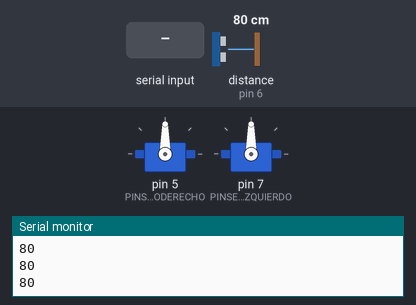
A sketch run on a simulated Arduino Uno, built with avr-gcc and run on an emulated ATmega328P. Parts: 2 × servo, the last lines printed to the serial monitor. Wiring (inferred from the names in the program): ultrasonic range finder: trigger pin 8; echo pin 6. The test bench sets the inputs (shaded band); at power-on: distance to the obstacle (sensor on pin 6) 80 cm. The echo pulse lasts 58.3 µs per cm.

Above: at 1.2 s.
1.3 s: "w" received over Serial
At 2.1 s:
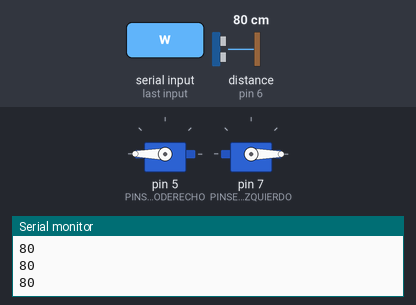
3.1 s: "s" received over the second serial link
At 4.1 s:
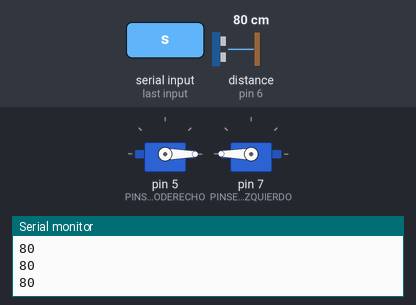
4.7 s: "a" received over Serial
At 6.0 s:
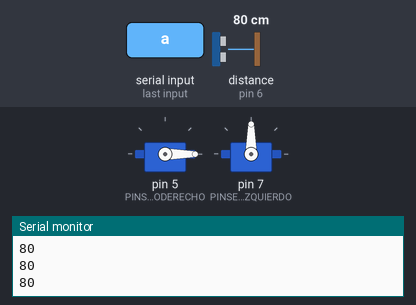
6.3 s: "d" received over the second serial link
At 7.0 s:
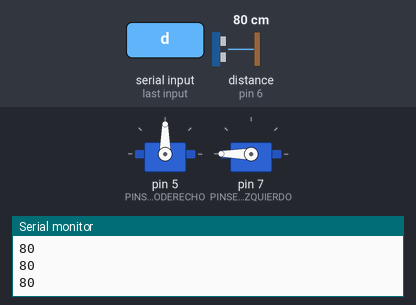
7.9 s: distance to the obstacle (sensor on pin 6) set to 8 cm
9.4 s: distance to the obstacle (sensor on pin 6) set to 5 cm
At 9.91 s:
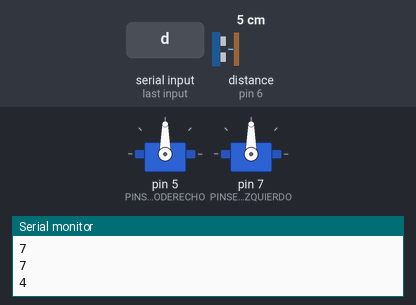
Timing chart, 0 to 12.4 s (numbered marks = the images above; inputs shaded):
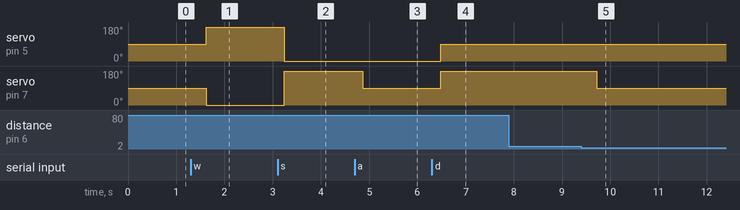

The sketch:

Proy_Laboratorio.ino
```cpp
/*
Laboratorio #2 de programación.
Hecho por Maria José Arbelaez y Juan Esteban Gallego
Robot inalámbrico denominado Poppet
21/02/2019
*/
#include <Servo.h> //Librería del Servo
#include <SoftwareSerial.h>//Librería Bluetooth

#define PINSERVODERECHO 5 //pin del servo derecho como 5
#define PINSERVOIZQUIERDO 7 //pin del servo derecho como 7
#define PinTX_BT 10 //Pin del Tx del Bluetooth
#define PinRX_BT 9 //Pin del Tx del Bluetooth
#define Pin_Echo 6  //Pin Echo del Ultrasonido
#define Pin_Trigger 8 // Pin Trigger del Ultrasonido


long duracion, dist; // Variables tipo float para el Ultrasonido
char tecla; // Variable que almacena las órdenes del teclado


SoftwareSerial Bt(PinRX_BT, PinTX_BT); //Conexión del Bluetooth al Arduino
Servo ServoDerecho; // Declaración de los Servos
Servo ServoIzquierdo;


void setup()
{

 ServoDerecho.attach(PINSERVODERECHO); // Conexión de los Servos al Arduino
 ServoIzquierdo.attach(PINSERVOIZQUIERDO);
 pinMode(Pin_Echo, INPUT);     // define el pin 6 como entrada (echo)
  pinMode(Pin_Trigger, OUTPUT);    // define el pin 7 como salida  (triger)
 Serial.begin(9600);   // comunicacion de monitor serial a 9600 bps
 Bt.begin(9600);       // Comunicación del Bluetooth a 9600 bps
}

void loop(){
if (Serial.available()>0) // Lectura del valor del Teclado
{
  tecla = Serial.read();
}
if(Bt.available()>0) // Lectura del valor puesto desde la aplicación
{
tecla=Bt.read();
}
  switch(tecla) // Movimiento según cada caso
  {
    case 'w': // Avanzar
    ServoIzquierdo.write(0);
    ServoDerecho.write(180);
    break;
     case 's': // Retroceder
    ServoIzquierdo.write(180);
    ServoDerecho.write(0);
    break;
    case 'a': // Girar a la izquierda
    ServoIzquierdo.write(90);
    ServoDerecho.write(0);
    break;
    case 'd': // Girar a la Derecha
    ServoIzquierdo.write(180);
    ServoDerecho.write(90);
    break;
    case 'q': // Detenerse
    ServoIzquierdo.write(90);
    ServoDerecho.write(90);
    break;
  }
digitalWrite(Pin_Trigger, LOW); // Pulso emitido por el Trigger
  delayMicroseconds(2);
  digitalWrite(Pin_Trigger, HIGH);
  delayMicroseconds(10);
  digitalWrite(Pin_Trigger, LOW);


  duracion = pulseIn(Pin_Echo, HIGH);  // Tiempo en el que el Echo percibió el pulso

  dist = (duracion/2)/29; // Cálculo de la distancia en cm
  Serial.println(dist);

  if (dist <= 5 && dist >= 1) // Orden de detenerse si percibe algo a menos de 5 cm
  {
    ServoIzquierdo.write(90);
    ServoDerecho.write(90);
  }
  delay(400);
}
```

Measured:
- the behaviour switches between 7 and 6 cm on distance to the obstacle (sensor on pin 6) (found by bisection; images 4 and 5)
- after the input at 1.3 s, servo on pin 5 (PINSERVODERECHO): 90° → 180° after 0.32 s; servo on pin 7 (PINSERVOIZQUIERDO): 90° → 0° after 0.32 s
- after the input at 3.1 s, servo on pin 5 (PINSERVODERECHO): 180° → 0° after 0.14 s; servo on pin 7 (PINSERVOIZQUIERDO): 0° → 180° after 0.14 s
- after the input at 4.7 s, servo on pin 7 (PINSERVOIZQUIERDO): 180° → 90° after 0.17 s
- after the input at 6.3 s, servo on pin 5 (PINSERVODERECHO): 0° → 90° after 0.19 s; servo on pin 7 (PINSERVOIZQUIERDO): 90° → 180° after 0.19 s
- after the input at 9.4 s, servo on pin 7 (PINSERVOIZQUIERDO): 180° → 90° after 0.32 s
